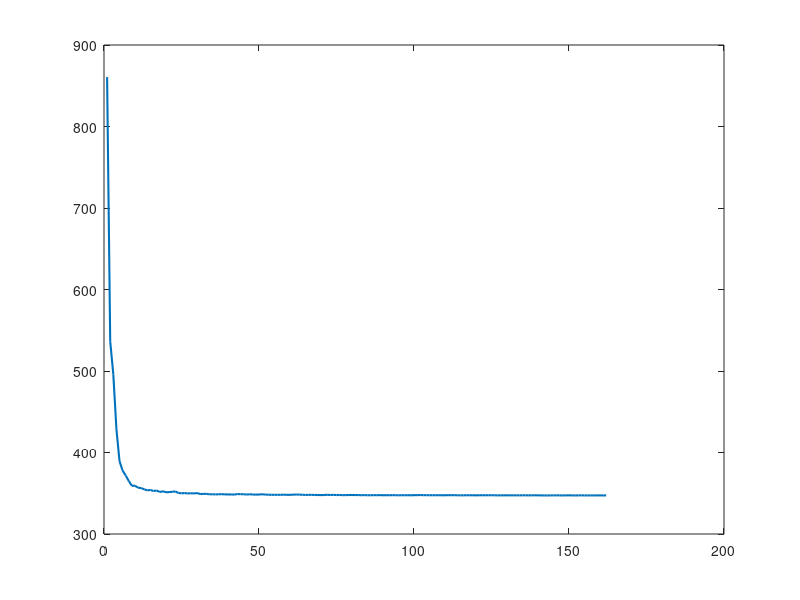

Write MATLAB code to recreate this figure.
function [] = subgradient2 ()

load('hw8.mat', 'A');
load('hw8.mat', 'b');

% Initialize x(0), f(0)
x = zeros(100, 1);
f = norm(A * x - b, 1);

% Subgradient
y = A * x - b;
dy = zeros(500, 1);
for idx = 1 : 500
    if y(idx) > 0
        dy(idx, 1) = 1;
    else
        if y(idx) < 0
            dy(idx, 1) = -1;
        else
            dy(idx, 1) = 0;
        end
    end
end

df = A' * dy;

jdx = 0;
iterations = [];
temp = [];

while true
    % Subgradient Method - Diminishing Step Size
    jdx = jdx + 1;
    x_nxt = x - (0.01 / jdx) * df;
    f_nxt = norm(A * x_nxt - b, 1);
    
    % Next Subgradient
    y_nxt = A * x_nxt - b;
    dy_nxt = zeros(500, 1);
    for kdx = 1 : 500
        if y_nxt(kdx) > 0
            dy_nxt(kdx, 1) = 1;
        else
            if y_nxt(kdx) < 0
                dy_nxt(kdx, 1) = -1;
            else
                dy_nxt(kdx, 1) = 0;
            end
        end
    end
    
    df_nxt = A' * dy_nxt;
    
    iterations = horzcat(iterations, jdx);
    temp = horzcat(temp, f_nxt);
    
    if abs(f - f_nxt) < 1e-3
        break
    end
    
    x = x_nxt;
    f = f_nxt;
    df = df_nxt;
end

plot(iterations, temp, 'LineWidth', 1.5);

end